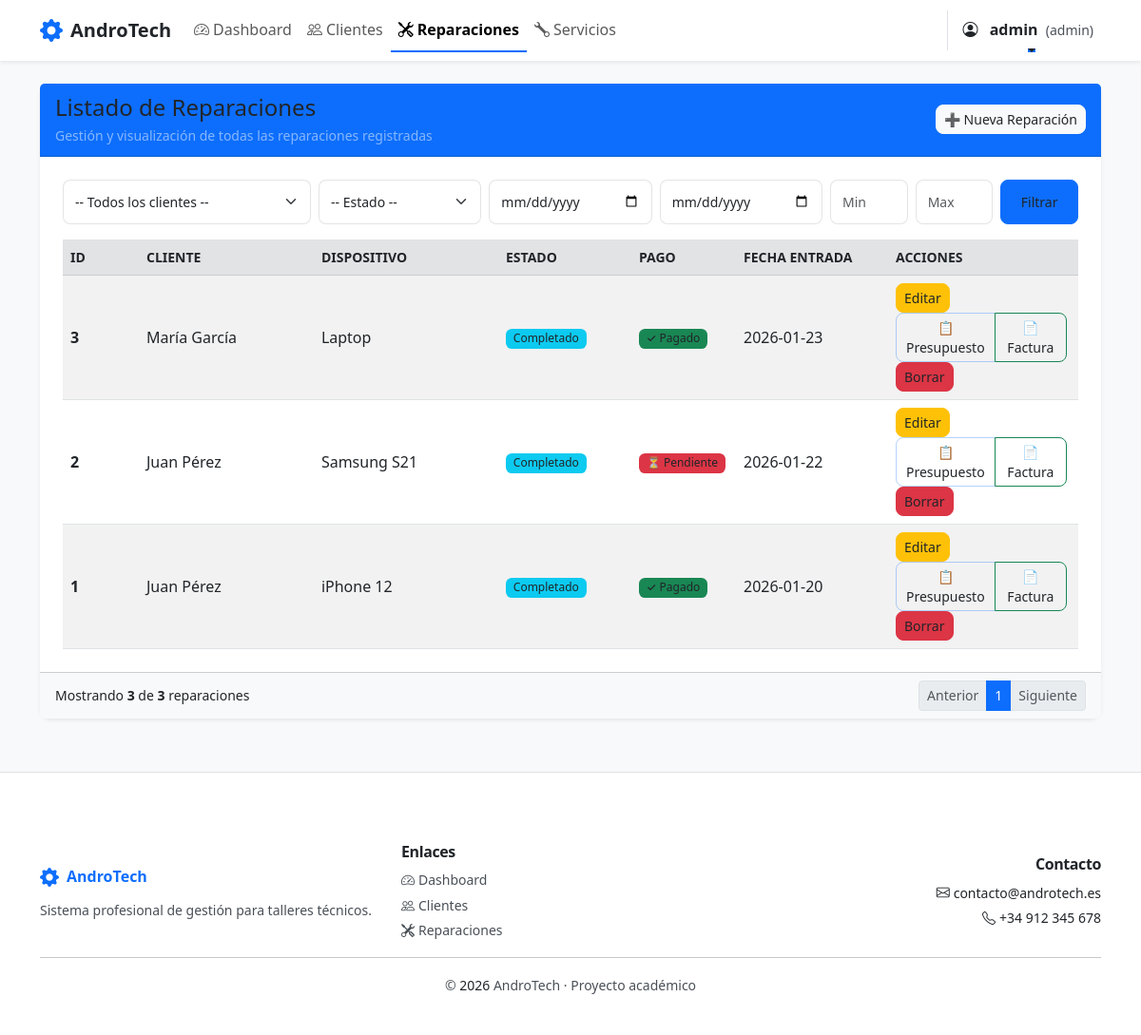
The app's page /reparaciones (signed in), older data.
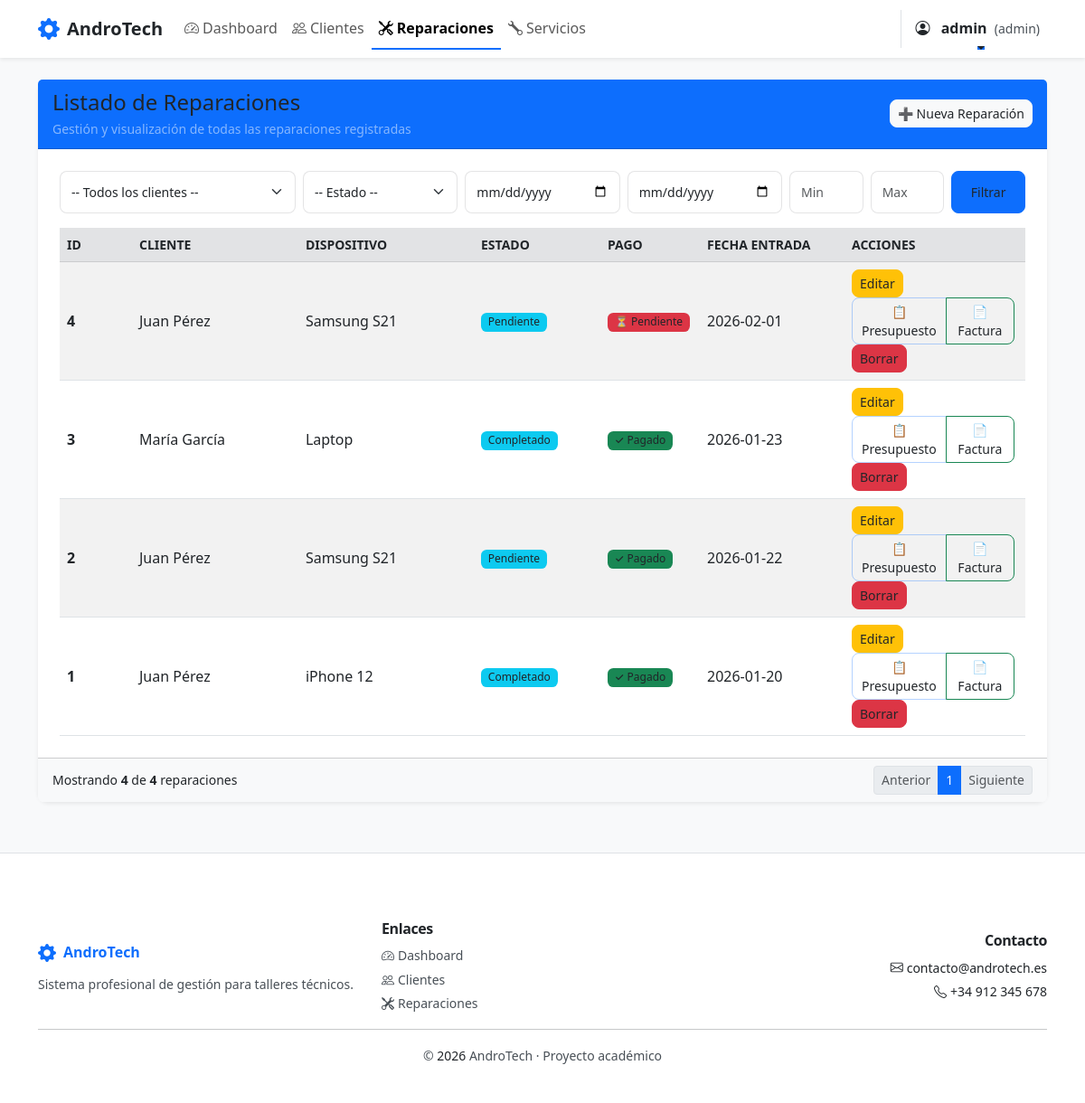
The same page, newer data.
### tables this page shows
CREATE TABLE reparaciones (
    id INTEGER PRIMARY KEY AUTOINCREMENT,
    cliente_id INTEGER,
    dispositivo TEXT NOT NULL,
    descripcion TEXT,
    estado TEXT DEFAULT 'Pendiente',
    fecha_entrada TEXT,
    fecha_salida TEXT,
    precio REAL,
    tipo_documento TEXT DEFAULT 'presupuesto',
    estado_pago TEXT DEFAULT 'Pendiente',
    fecha_pago TEXT,
    metodo_pago TEXT,
    FOREIGN KEY (cliente_id) REFERENCES clientes(id)
);

CREATE TABLE clientes (
    id INTEGER PRIMARY KEY AUTOINCREMENT,
    nombre TEXT NOT NULL,
    telefono TEXT,
    email TEXT,
    direccion TEXT
);

### app.py (the view)
@app.route("/reparaciones")
@login_required
def reparaciones():
    import urllib.parse
    conn = get_db()
    cliente_id = request.args.get('cliente_id', '').strip()
    estado = request.args.get('estado', '').strip()
    desde = request.args.get('desde', '').strip()
    hasta = request.args.get('hasta', '').strip()
    precio_min = request.args.get('precio_min', '').strip()
    precio_max = request.args.get('precio_max', '').strip()
    try:
        page = int(request.args.get('page', 1))
        if page < 1:
            page = 1
    except ValueError:
        page = 1
    per_page = 10
    offset = (page - 1) * per_page
    sql_base = "FROM reparaciones LEFT JOIN clientes ON clientes.id = reparaciones.cliente_id"
    where_clauses = []
    params = []
    if cliente_id:
        where_clauses.append("reparaciones.cliente_id = ?")
        params.append(cliente_id)
    if estado:
        where_clauses.append("reparaciones.estado = ?")
        params.append(estado)
    if desde:
        where_clauses.append("reparaciones.fecha_entrada >= ?")
        params.append(desde)
    if hasta:
        where_clauses.append("reparaciones.fecha_entrada <= ?")
        params.append(hasta)
    if precio_min:
        try:
            params.append(float(precio_min))
            where_clauses.append("reparaciones.precio >= ?")
        except ValueError:
            pass
    if precio_max:
        try:
            params.append(float(precio_max))
            where_clauses.append("reparaciones.precio <= ?")
        except ValueError:
            pass
    where_sql = (" WHERE " + " AND ".join(where_clauses)) if where_clauses else ""
    total_sql = "SELECT COUNT(*) " + sql_base + where_sql
    total = conn.execute(total_sql, tuple(params)).fetchone()[0]
    select_sql = "SELECT reparaciones.*, clientes.nombre AS cliente " + sql_base + where_sql + " ORDER BY fecha_entrada DESC LIMIT ? OFFSET ?"
    final_params = params + [per_page, offset]
    datos = conn.execute(select_sql, tuple(final_params)).fetchall()
    clientes = conn.execute("SELECT id, nombre FROM clientes ORDER BY nombre").fetchall()
    conn.close()
    filters = {}
    if cliente_id:
        filters['cliente_id'] = cliente_id
    if estado:
        filters['estado'] = estado
    if desde:
        filters['desde'] = desde
    if hasta:
        filters['hasta'] = hasta
    if precio_min:
        filters['precio_min'] = precio_min
    if precio_max:
        filters['precio_max'] = precio_max
    filters_query = urllib.parse.urlencode(filters)
    total_pages = max(1, (total + per_page - 1) // per_page)
    return render_template("reparaciones.html", reparaciones=datos, clientes=clientes, filters=filters, filters_query=filters_query, page=page, total_pages=total_pages, per_page=per_page, total=total)

### templates/reparaciones.html (shortened to what this page needs)
{% extends "base.html" %}
{% block content %}
<div class="row justify-content-center py-4">
    <div class="col-12">
        <div class="card shadow-sm border-0">
            <div class="card-header bg-primary text-white d-flex align-items-center justify-content-between">
                <div>
                    <h4 class="mb-0">Listado de Reparaciones</h4>
                    <small class="text-white-50">Gestión y visualización de todas las reparaciones registradas</small>
                </div>
                <div class="text-end">
                    <a href="/reparaciones/nueva" class="btn btn-light btn-sm text-primary">➕ Nueva Reparación</a>
                </div>
            </div>
            <div class="card-body">
                <form method="get" class="row g-2 mb-3">
                    <div class="col-sm-3">
                        <select name="cliente_id" class="form-select form-select-sm">
                            <option value="">-- Todos los clientes --</option>
                        </select>
                    </div>
                    <div class="col-sm-2">
                        <select name="estado" class="form-select form-select-sm">
                            <option value="">-- Estado --</option>
                        </select>
                    </div>
                    <div class="col-sm-2">
                        <input type="date" name="desde" class="form-control form-control-sm" placeholder="Desde" value="{{ filters.desde if filters.desde is defined else '' }}">
                    </div>
                    <div class="col-sm-2">
                        <input type="date" name="hasta" class="form-control form-control-sm" placeholder="Hasta" value="{{ filters.hasta if filters.hasta is defined else '' }}">
                    </div>
                    <div class="col-sm-1">
                        <input type="number" step="0.01" name="precio_min" class="form-control form-control-sm" placeholder="Min" value="{{ filters.precio_min if filters.precio_min is defined else '' }}">
                    </div>
                    <div class="col-sm-1">
                        <input type="number" step="0.01" name="precio_max" class="form-control form-control-sm" placeholder="Max" value="{{ filters.precio_max if filters.precio_max is defined else '' }}">
                    </div>
                    <div class="col-sm-1 d-grid">
                        <button class="btn btn-primary btn-sm" type="submit">Filtrar</button>
                    </div>
                </form>
                <div class="table-responsive">
                    <table class="table table-striped table-hover align-middle mb-0">
                        <thead class="table-secondary text-secondary small text-uppercase">
                        <tr>
                            <th scope="col" style="width:80px;">ID</th>
                            <th scope="col">Cliente</th>
                            <th scope="col">Dispositivo</th>
                            <th scope="col" style="width:140px;">Estado</th>
                            <th scope="col" style="width:110px;">Pago</th>
                            <th scope="col" style="width:160px;">Fecha entrada</th>
                            <th scope="col" style="width:200px;">Acciones</th>
                        </tr>
                        </thead>
                        <tbody>
                        {% for r in reparaciones %}
                        <tr>
                            <td class="fw-semibold">{{ r.id }}</td>
                            <td>{{ r.cliente }}</td>
                            <td>{{ r.dispositivo }}</td>
                            <td>
                                <span class="badge bg-info text-dark">{{ r.estado }}</span>
                            </td>
                            <td>
                                {% if r.estado_pago == 'Pagado' %}
                                    <span class="badge bg-success">✓ Pagado</span>
                                {% else %}
                                    <span class="badge bg-danger">⏳ Pendiente</span>
                                {% endif %}
                            </td>
                            <td>{{ r.fecha_entrada }}</td>
                            <td>
                                <a href="/reparaciones/editar/{{ r.id }}" class="btn btn-warning btn-sm me-1">Editar</a>
                                <div class="btn-group btn-group-sm me-1" role="group">
                                    <a href="/reparaciones/pdf/{{ r.id }}?tipo=presupuesto" class="btn btn-outline-primary" target="_blank" title="Descargar presupuesto">📋 Presupuesto</a>
                                    <a href="/reparaciones/pdf/{{ r.id }}?tipo=factura" class="btn btn-outline-success" target="_blank" title="Descargar factura">📄 Factura</a>
                                </div>
                                {% if session.rol == 'admin' %}
                                <a href="/reparaciones/borrar/{{ r.id }}" class="btn btn-danger btn-sm"
                                   onclick="return confirm('¿Seguro que deseas borrar esta reparación?');">Borrar</a>
                                {% endif %}
                            </td>
                        </tr>
                        {% endfor %}
                        </tbody>
                    </table>
                </div>
            </div>
            <div class="card-footer bg-light small text-muted">
                <div class="d-flex justify-content-between align-items-center">
                    <div>Mostrando <strong>{{ reparaciones|length }}</strong> de <strong>{{ total }}</strong> reparaciones</div>
                    <div>
                        <nav aria-label="Paginacion">
                            <ul class="pagination pagination-sm mb-0">
                                <li class="page-item {% if page <= 1 %}disabled{% endif %}">
                                    <a class="page-link" href="?page={{ page-1 }}{% if filters_query %}&{{ filters_query }}{% endif %}">Anterior</a>
                                </li>
                                {% for p in range(1, total_pages+1) %}
                                <li class="page-item {% if p == page %}active{% endif %}"><a class="page-link" href="?page={{ p }}{% if filters_query %}&{{ filters_query }}{% endif %}">{{ p }}</a></li>
                                {% endfor %}
                                <li class="page-item {% if page >= total_pages %}disabled{% endif %}">
                                    <a class="page-link" href="?page={{ page+1 }}{% if filters_query %}&{{ filters_query }}{% endif %}">Siguiente</a>
                                </li>
                            </ul>
                        </nav>
                    </div>
                </div>
            </div>
        </div>
    </div>
</div>
{% endblock %}

### templates/base.html (shortened to what this page needs)
<!DOCTYPE html>
<html lang="es">
<head>
    <link
        href="https://cdn.jsdelivr.net/npm/bootstrap@5.3.0/dist/css/bootstrap.min.css"
        rel="stylesheet">
        <link rel="stylesheet" href="{{ url_for('static', filename='css/style.css') }}">
        <link rel="stylesheet"
            href="https://cdn.jsdelivr.net/npm/bootstrap-icons@1.11.1/font/bootstrap-icons.css">
</head>
<body class="bg-light">
<nav class="navbar navbar-expand-lg navbar-light bg-white shadow-sm sticky-top">
    <div class="container">
        <a class="navbar-brand d-flex align-items-center fw-bold text-primary" href="/">
            <i class="bi bi-gear-fill me-2 fs-4"></i>
            <span class="fs-5">AndroTech</span>
        </a>
        <div class="collapse navbar-collapse" id="navbarContent">
            {% if session.usuario %}
                <ul class="navbar-nav me-auto">
                    <li class="nav-item">
                        <a class="nav-link {% if request.endpoint == 'dashboard' %}active fw-semibold{% endif %}"
                           href="/dashboard">
                            <i class="bi bi-speedometer2 me-1"></i>Dashboard
                        </a>
                    </li>
                    <li class="nav-item">
                        <a class="nav-link {% if request.endpoint == 'clientes' %}active fw-semibold{% endif %}"
                           href="/clientes">
                            <i class="bi bi-people me-1"></i>Clientes
                        </a>
                    </li>
                    <li class="nav-item">
                        <a class="nav-link {% if request.endpoint == 'reparaciones' %}active fw-semibold{% endif %}"
                           href="/reparaciones">
                            <i class="bi bi-tools me-1"></i>Reparaciones
                        </a>
                    </li>
                    <li class="nav-item">
                        <a class="nav-link {% if request.endpoint == 'servicios' %}active fw-semibold{% endif %}"
                           href="/servicios">
                            <i class="bi bi-wrench me-1"></i>Servicios
                        </a>
                    </li>
                </ul>
                <ul class="navbar-nav">
                    <li class="nav-item dropdown">
                        <a class="nav-link dropdown-toggle fw-semibold text-dark border-start ps-3"
                           href="#" id="userDropdown" role="button"
                           data-bs-toggle="dropdown" aria-expanded="false">
                            <i class="bi bi-person-circle me-2"></i>
                            {{ session.usuario }}
                            <small class="text-muted ms-1">({{ session.rol }})</small>
                        </a>
                    </li>
                </ul>
            {% endif %}
        </div>
    </div>
</nav>
<div class="container-fluid px-0">
    <div class="container">
        {% block content %}{% endblock %}
    </div>
</div>
<footer class="bg-white border-top mt-5">
    <div class="container py-4">
        <div class="row g-4 align-items-center">
            <div class="col-md-4">
                <div class="d-flex align-items-center mb-2">
                    <i class="bi bi-gear-fill text-primary me-2 fs-5"></i>
                    <span class="fw-bold text-primary fs-6">AndroTech</span>
                </div>
                <p class="text-muted small mb-0">Sistema profesional de gestión para talleres técnicos.</p>
            </div>
            <div class="col-md-4">
                <h6 class="fw-semibold mb-2 text-dark">Enlaces</h6>
                <div class="d-flex flex-column">
                    {% if session.usuario %}
                        <a href="/dashboard" class="text-decoration-none text-muted small mb-1">
                            <i class="bi bi-speedometer2 me-1"></i>Dashboard
                        </a>
                        <a href="/clientes" class="text-decoration-none text-muted small mb-1">
                            <i class="bi bi-people me-1"></i>Clientes
                        </a>
                        <a href="/reparaciones" class="text-decoration-none text-muted small">
                            <i class="bi bi-tools me-1"></i>Reparaciones
                        </a>
                    {% endif %}
                </div>
            </div>
            <div class="col-md-4 text-md-end">
                <h6 class="fw-semibold mb-2 text-dark">Contacto</h6>
                <div class="text-muted small">
                    <div class="mb-1">
                        <i class="bi bi-envelope me-1"></i>contacto@androtech.es
                    </div>
                    <div>
                        <i class="bi bi-telephone me-1"></i>+34 912 345 678
                    </div>
                </div>
            </div>
        </div>
        <hr class="my-3 opacity-25">
        <div class="text-center">
            <small class="text-muted">
                &copy; <span id="footer-year"></span> AndroTech · Proyecto académico
            </small>
        </div>
    </div>
</footer>
</body>
</html>

Row changes from the older to the newer data that the page shows:
added reparaciones: id "4", cliente "Juan Pérez", dispositivo "Samsung S21", estado "Pendiente", estado_pago "⏳ Pendiente", fecha_entrada "2026-02-01"
changed reparaciones id 2: estado "Completado" → "Pendiente"; estado_pago "⏳ Pendiente" → "✓ Pagado"
Text that changed along with them:
{{ reparaciones|length }}: "3" → "4"
{{ total }}: "3" → "4"
